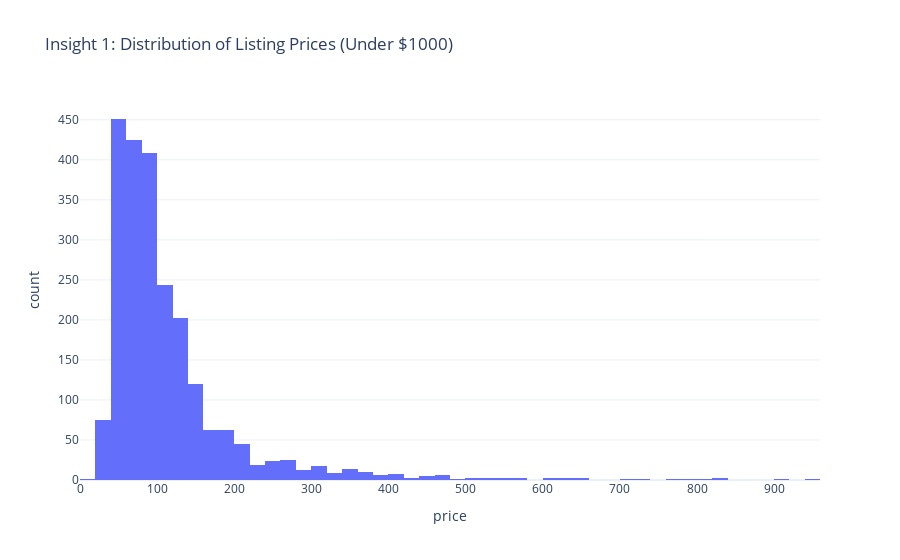
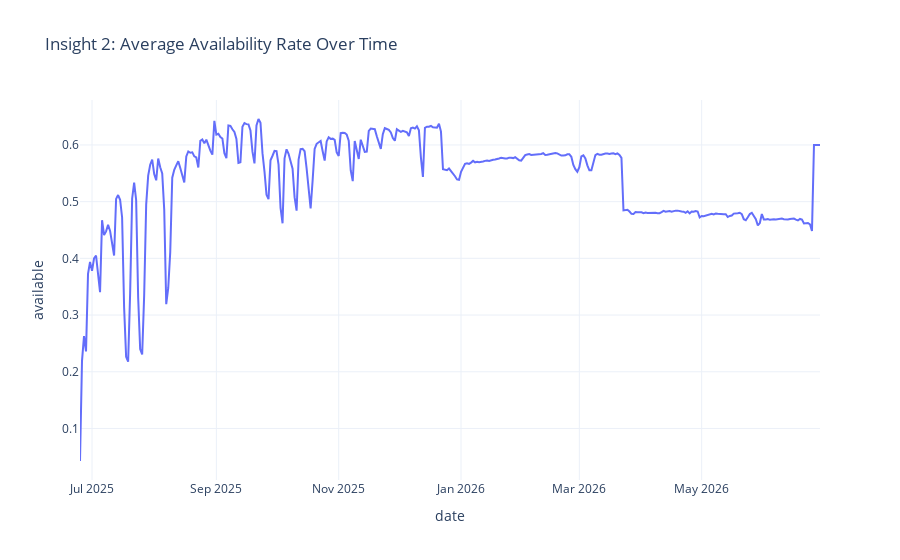
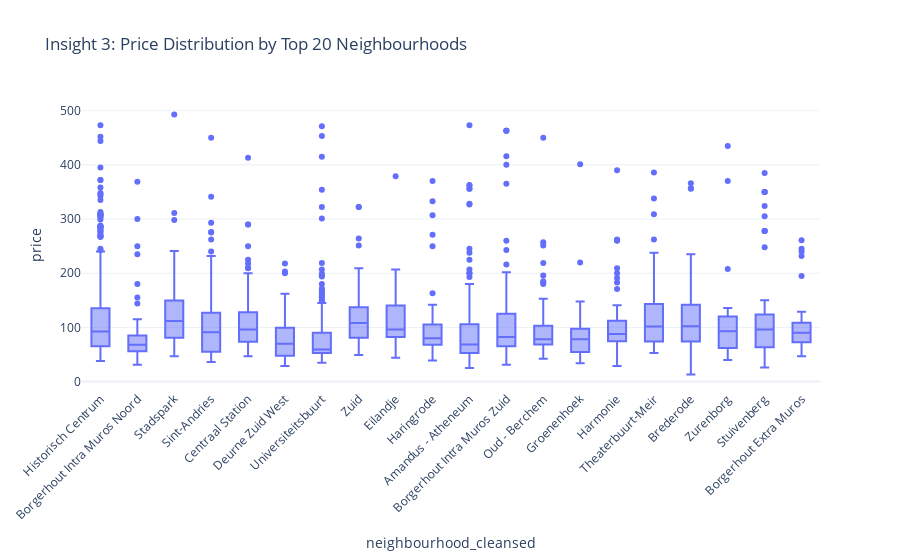

The notebook cell these images were saved under, in order:
### Code cell
# %% [markdown]
# # Hackathon: From Raw Data to ML-Ready Dataset
# ## Unified Pipeline: EDA, Feature Engineering, and Data Preparation


# %%
# ==============================================================================
# 0. SETUP & TEAM INFO
# ==============================================================================


# === Team Information (Mandatory) ===
GITHUB_REPO = "https://github.com/seanhoet65-source/hackathon_python"
TEAM_MEMBERS = ["Pau Gratacós Fusté", "Sean Hoet", "Florian Nix", "Caroline Wheeler", "Riwad Irshied"]


print(f"Team: {TEAM_MEMBERS}")
print(f"Repo: {GITHUB_REPO}")


# Imports
import pandas as pd
import numpy as np
import plotly.express as px
import plotly.graph_objects as go
import sys
import subprocess


# TF-IDF import (Safe import)
try:
   from sklearn.feature_extraction.text import TfidfVectorizer
except ImportError:
   TfidfVectorizer = None
   print("[WARN] sklearn not found. TF-IDF features will be skipped.")


# %%
# ==============================================================================
# PART 1: LOAD AND EXPLORE THE RAW DATA (EDA)
# Task: Load raw data, clean basic types, and produce Plotly visualizations.
# ==============================================================================


print("\n" + "="*60)
print("STEP 1: LOADING & EDA")
print("="*60)


# 1.1 Load Data
print("Loading Data...")
listings = pd.read_csv("listings.csv.gz", low_memory=False)
calendar = pd.read_csv("calendar.csv.gz", low_memory=False)
reviews = pd.read_csv("reviews.csv.gz", low_memory=False)


# 1.2 Basic Preprocessing for EDA (Type conversion & Cleaning)
# We need clean types to visualize correctly


# Dates
calendar["date"] = pd.to_datetime(calendar["date"], errors="coerce")
reviews["date"] = pd.to_datetime(reviews["date"], errors="coerce")


# Price Cleaning (Remove $ and ,)
for df_temp in [listings, calendar]:
   col_name = "price"
   if col_name in df_temp.columns and df_temp[col_name].dtype == "object":
       df_temp[col_name] = df_temp[col_name].replace(r"[\$,]", "", regex=True)
       df_temp[col_name] = pd.to_numeric(df_temp[col_name], errors="coerce")


# Booleans in Calendar
bool_mapping = {"t": True, "f": False}
if "available" in calendar.columns:
   calendar["available"] = calendar["available"].map(bool_mapping)


print(f"Data Loaded: Listings {listings.shape}, Calendar {calendar.shape}, Reviews {reviews.shape}")


# ------------------------------------------------------------------------------
# 1.3 VISUAL EDA (Required by Assignment: Insight-Driven Plots)
# ------------------------------------------------------------------------------


# Insight 1: What is the price distribution of listings?
# We filter out extreme luxury outliers (>1000) for better visualization
if "price" in listings.columns:
   fig_hist = px.histogram(
       listings[listings["price"] < 1000],
       x="price",
       nbins=50,
       title="Insight 1: Distribution of Listing Prices (Under $1000)",
       template="plotly_white"
   )
   fig_hist.show()


# Insight 2: How does availability change over time?
# We aggregate availability by date
if "available" in calendar.columns:
   daily_availability = calendar.groupby("date")["available"].mean().reset_index()
   fig_line = px.line(
       daily_availability,
       x="date",
       y="available",
       title="Insight 2: Average Availability Rate Over Time",
       template="plotly_white"
   )
   fig_line.show()


# Insight 3: Price vs. Neighbourhood (Box Plot)
# Helps identify expensive areas
if "neighbourhood_cleansed" in listings.columns and "price" in listings.columns:
   # Filter for top 20 neighbourhoods by count to keep chart readable
   top_neighbourhoods = listings["neighbourhood_cleansed"].value_counts().head(20).index
   filtered_listings = listings[listings["neighbourhood_cleansed"].isin(top_neighbourhoods)]
  
   fig_box = px.box(
       filtered_listings[filtered_listings["price"] < 500],
       x="neighbourhood_cleansed",
       y="price",
       title="Insight 3: Price Distribution by Top 20 Neighbourhoods",
       template="plotly_white"
   )
   fig_box.update_layout(xaxis_tickangle=-45)
   fig_box.show()

### Figure 1 — Plotly figure (JSON) as saved in the notebook; plotly's stock layout.template omitted (floating-point values rounded to 4 significant figures; data arrays with more than 128 entries replaced by an {"elided": "..."} marker saying what was removed)
{"data": [{"bingroup": "x", "hovertemplate": "price=%{x}<br>count=%{y}<extra></extra>", "legendgroup": "", "marker": {"color": "#636efa", "pattern": {"shape": ""}}, "name": "", "nbinsx": 50, "orientation": "v", "showlegend": false, "type": "histogram", "x": {"elided": "2281 float values"}, "xaxis": "x", "yaxis": "y"}], "layout": {"barmode": "relative", "legend": {"tracegroupgap": 0}, "title": {"text": "Insight 1: Distribution of Listing Prices (Under $1000)"}, "xaxis": {"anchor": "y", "domain": [0, 1], "title": {"text": "price"}}, "yaxis": {"anchor": "x", "domain": [0, 1], "title": {"text": "count"}}}}

### Figure 2 — Plotly figure (JSON) as saved in the notebook; plotly's stock layout.template omitted (floating-point values rounded to 4 significant figures; data arrays with more than 128 entries replaced by an {"elided": "..."} marker saying what was removed)
{"data": [{"hovertemplate": "date=%{x}<br>available=%{y}<extra></extra>", "legendgroup": "", "line": {"color": "#636efa", "dash": "solid"}, "marker": {"symbol": "circle"}, "mode": "lines", "name": "", "orientation": "v", "showlegend": false, "type": "scatter", "x": {"elided": "370 str values"}, "xaxis": "x", "y": {"elided": "370 float values"}, "yaxis": "y"}], "layout": {"legend": {"tracegroupgap": 0}, "title": {"text": "Insight 2: Average Availability Rate Over Time"}, "xaxis": {"anchor": "y", "domain": [0, 1], "title": {"text": "date"}}, "yaxis": {"anchor": "x", "domain": [0, 1], "title": {"text": "available"}}}}

### Figure 3 — Plotly figure (JSON) as saved in the notebook; plotly's stock layout.template omitted (floating-point values rounded to 4 significant figures; data arrays with more than 128 entries replaced by an {"elided": "..."} marker saying what was removed)
{"data": [{"alignmentgroup": "True", "hovertemplate": "neighbourhood_cleansed=%{x}<br>price=%{y}<extra></extra>", "legendgroup": "", "marker": {"color": "#636efa"}, "name": "", "notched": false, "offsetgroup": "", "orientation": "v", "showlegend": false, "type": "box", "x": {"elided": "1965 str values"}, "x0": " ", "xaxis": "x", "y": {"elided": "1965 float values"}, "y0": " ", "yaxis": "y"}], "layout": {"boxmode": "group", "legend": {"tracegroupgap": 0}, "title": {"text": "Insight 3: Price Distribution by Top 20 Neighbourhoods"}, "xaxis": {"anchor": "y", "domain": [0, 1], "tickangle": -45, "title": {"text": "neighbourhood_cleansed"}}, "yaxis": {"anchor": "x", "domain": [0, 1], "title": {"text": "price"}}}}
